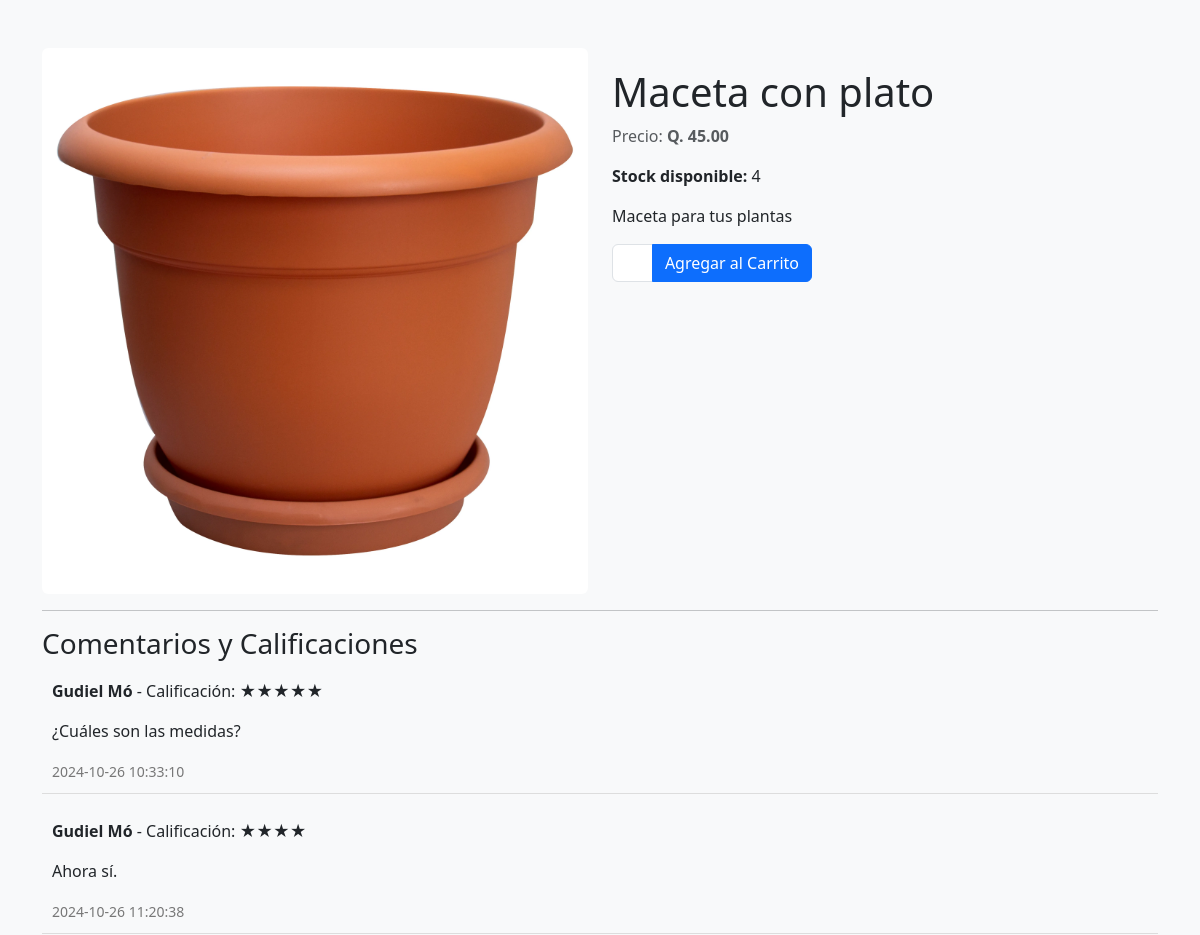
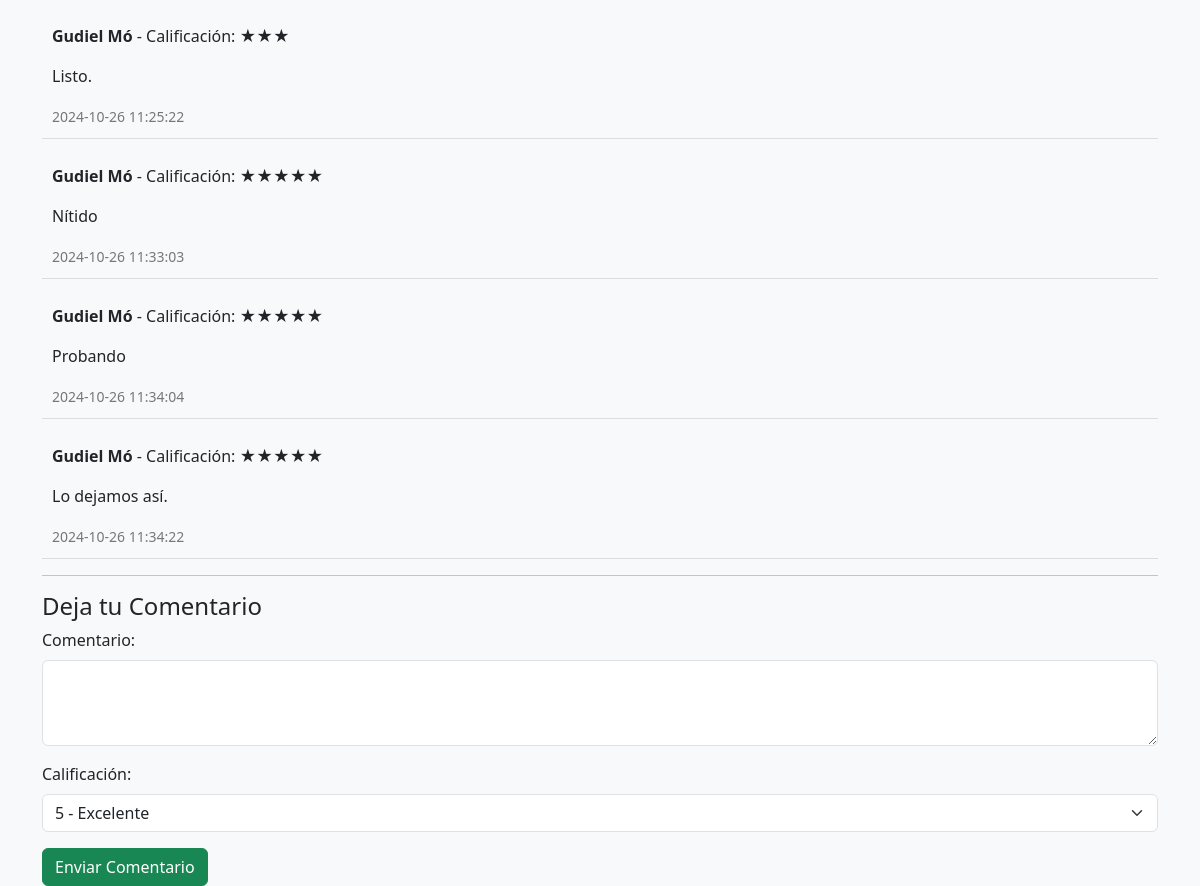
Screenshot of /public/client/detalle_producto.php?slug=maceta-con-plato with the database file from the repository (2 pictures, top to bottom).
### tables this page shows
CREATE TABLE `producto` (
  `id_producto` int(11) NOT NULL AUTO_INCREMENT,
  `id_negocio` int(11) DEFAULT NULL,
  `id_categoria` int(11) DEFAULT NULL,
  `nombre_producto` varchar(255) NOT NULL,
  `descripcion` text DEFAULT NULL,
  `costo` decimal(10,0) NOT NULL,
  `precio` decimal(10,2) NOT NULL,
  `stock` int(11) NOT NULL,
  `imagen` varchar(255) DEFAULT NULL,
  `estado` varchar(50) NOT NULL,
  `fecha_actualizacion` timestamp NOT NULL DEFAULT current_timestamp() ON UPDATE current_timestamp(),
  `id_emprendedor` int(11) NOT NULL,
  `tiene_promocion` tinyint(1) DEFAULT 0,
  `precio_promocional` decimal(10,2) DEFAULT NULL,
  `slug` varchar(255) NOT NULL,
  `imagen_alt` varchar(255) DEFAULT NULL,
  `meta_title` varchar(255) DEFAULT NULL,
  `meta_description` text DEFAULT NULL,
  PRIMARY KEY (`id_producto`),
  KEY `id_negocio` (`id_negocio`),
  KEY `id_categoria` (`id_categoria`),
  KEY `fk_producto_emprendedor` (`id_emprendedor`),
  CONSTRAINT `fk_producto_emprendedor` FOREIGN KEY (`id_emprendedor`) REFERENCES `emprendedor` (`id_emprendedor`) ON DELETE CASCADE ON UPDATE CASCADE,
  CONSTRAINT `producto_ibfk_1` FOREIGN KEY (`id_negocio`) REFERENCES `negocio` (`id_negocio`),
  CONSTRAINT `producto_ibfk_2` FOREIGN KEY (`id_categoria`) REFERENCES `categoria` (`id_categoria`)
);

CREATE TABLE `comentario` (
  `id_comentario` int(11) NOT NULL AUTO_INCREMENT,
  `id_producto` int(11) NOT NULL,
  `id_cliente` int(11) NOT NULL,
  `comentario` text NOT NULL,
  `calificacion` int(11) NOT NULL,
  `fecha_comentario` datetime DEFAULT current_timestamp(),
  `respuesta` text DEFAULT NULL,
  PRIMARY KEY (`id_comentario`),
  KEY `id_producto` (`id_producto`),
  KEY `id_cliente` (`id_cliente`),
  CONSTRAINT `comentario_ibfk_1` FOREIGN KEY (`id_producto`) REFERENCES `producto` (`id_producto`) ON DELETE CASCADE,
  CONSTRAINT `comentario_ibfk_2` FOREIGN KEY (`id_cliente`) REFERENCES `cliente` (`id_cliente`) ON DELETE CASCADE
);

CREATE TABLE `cliente` (
  `id_cliente` int(11) NOT NULL AUTO_INCREMENT,
  `NIT` varchar(20) DEFAULT NULL,
  `nombre1` varchar(255) NOT NULL,
  `nombre2` varchar(255) DEFAULT NULL,
  `nombre3` varchar(255) DEFAULT NULL,
  `apellido1` varchar(255) NOT NULL,
  `apellido2` varchar(255) DEFAULT NULL,
  `correo` varchar(255) NOT NULL,
  `contrasena` varchar(255) NOT NULL,
  `telefono1` varchar(20) DEFAULT NULL,
  `telefono2` varchar(20) DEFAULT NULL,
  `id_direccion` int(11) DEFAULT NULL,
  `id_estado_usuario` int(11) DEFAULT NULL,
  `token_activacion` varchar(255) DEFAULT NULL,
  `token_recuperacion` varchar(255) DEFAULT NULL,
  `fecha_creacion` timestamp NOT NULL DEFAULT current_timestamp(),
  `fecha_token` datetime DEFAULT NULL,
  PRIMARY KEY (`id_cliente`),
  KEY `id_direccion` (`id_direccion`),
  KEY `id_estado_usuario` (`id_estado_usuario`),
  CONSTRAINT `cliente_ibfk_1` FOREIGN KEY (`id_direccion`) REFERENCES `direccion` (`id_direccion`),
  CONSTRAINT `cliente_ibfk_2` FOREIGN KEY (`id_estado_usuario`) REFERENCES `estado_usuario` (`id_estado_usuario`)
);

### public/client/detalle_producto.php (the view, shortened to what this page needs)
<?php
$database = new Database();
$db = $database->getConnection();
$producto = null;
if (isset($_GET['slug'])) {
    $slug = $_GET['slug'];
    $query = "SELECT * FROM producto WHERE slug = :slug";
    $stmt = $db->prepare($query);
    $stmt->bindParam(':slug', $slug, PDO::PARAM_STR);
    $stmt->execute();
    $producto = $stmt->fetch(PDO::FETCH_ASSOC);
}
?>
<!DOCTYPE html>
<html lang="es">
<head>
    <link href="https://cdn.jsdelivr.net/npm/bootstrap@5.3.0/dist/css/bootstrap.min.css" rel="stylesheet">
</head>
<body class="bg-light">
    <div class="container mt-5">
        <?php if ($producto): ?>
            <div class="row">
                <div class="col-md-6">
                    <img src="../../uploads/productos/<?php echo htmlspecialchars($producto['imagen']); ?>"
                        alt="<?php echo htmlspecialchars($producto['nombre_producto']); ?>"
                        class="img-fluid rounded">
                </div>
                <div class="col-md-6 product-details">
                    <h1><?php echo htmlspecialchars($producto['nombre_producto']); ?></h1>
                    <p class="text-muted">
                        Precio: <strong>Q. <?php echo number_format($producto['precio'], 2); ?></strong>
                    </p>
                    <p><strong>Stock disponible:</strong> <?php echo htmlspecialchars($producto['stock']); ?></p>
                    <p><?php echo nl2br(htmlspecialchars($producto['descripcion'])); ?></p>
                    <form class="agregar-carrito-form" action="agregar_al_carrito.php" method="POST">
                        <div class="input-group mb-3" style="max-width: 200px;">
                            <input type="number" name="cantidad" class="form-control" value="1" min="1"
                                max="<?php echo htmlspecialchars($producto['stock']); ?>">
                            <button type="submit" class="btn btn-primary">
                                <i class="fas fa-cart-plus"></i> Agregar al Carrito
                            </button>
                        </div>
                    </form>
                </div>
            </div>
            <hr>
            <h3>Comentarios y Calificaciones</h3>
            <div id="comentarios">
                <?php
                $queryComentarios = "
                    SELECT c.*, cl.nombre1, cl.apellido1
                    FROM comentario c
                    JOIN cliente cl ON c.id_cliente = cl.id_cliente
                    WHERE c.id_producto = :id_producto
                ";
                $stmtComentarios = $db->prepare($queryComentarios);
                $stmtComentarios->bindParam(':id_producto', $producto['id_producto'], PDO::PARAM_INT);
                $stmtComentarios->execute();
                $comentarios = $stmtComentarios->fetchAll(PDO::FETCH_ASSOC);
                if ($comentarios):
                    foreach ($comentarios as $comentario): ?>
                        <div class="comentario">
                            <p>
                                <strong>
                                    <?php echo htmlspecialchars($comentario['nombre1']) . ' ' . htmlspecialchars($comentario['apellido1']); ?>
                                </strong>
                                - Calificación: <?php echo str_repeat('★', $comentario['calificacion']); ?>
                            </p>
                            <p><?php echo nl2br(htmlspecialchars($comentario['comentario'])); ?></p>
                            <small><?php echo htmlspecialchars($comentario['fecha_comentario']); ?></small>
                        </div>
                    <?php endforeach;
                else: ?>
                    <p>No hay comentarios aún.</p>
                <?php endif; ?>
            </div>
            <hr>
            <h4>Deja tu Comentario</h4>
            <form id="form-comentario" method="POST" action="guardar_comentario.php">
                <div class="mb-3">
                    <label for="comentario" class="form-label">Comentario:</label>
                    <textarea class="form-control" name="comentario" id="comentario" rows="3" required></textarea>
                </div>
                <div class="mb-3">
                    <label for="calificacion" class="form-label">Calificación:</label>
                    <select class="form-select" name="calificacion" id="calificacion" required>
                        <option value="5">5 - Excelente</option>
                    </select>
                </div>
                <button type="submit" class="btn btn-success">
                    <i class="fas fa-paper-plane"></i> Enviar Comentario
                </button>
            </form>
        <?php endif; ?>
    </div>
</body>
</html>

### public/client/detalle_producto.php (style rules this page uses)
.img-fluid { max-width: 100%; height: auto; border-radius: 8px; }
.product-details { margin-top: 20px; }
.comentario { margin-bottom: 15px; padding: 10px; border-bottom: 1px solid #ddd; }
.comentario small { color: #777; }

### rows the page displays
producto: imagen (picture), nombre_producto "Maceta con plato", precio "45.00", stock "4", descripcion "Maceta para tus plantas"
comentario: id_cliente.nombre1 "Gudiel", id_cliente.apellido1 "Mó", calificacion "★★★★★", comentario "¿Cuáles son las medidas?", fecha_comentario "2024-10-26 10:33:10"
comentario: id_cliente.nombre1 "Gudiel", id_cliente.apellido1 "Mó", calificacion "★★★★", comentario "Ahora sí.", fecha_comentario "2024-10-26 11:20:38"
comentario: id_cliente.nombre1 "Gudiel", id_cliente.apellido1 "Mó", calificacion "★★★", comentario "Listo.", fecha_comentario "2024-10-26 11:25:22"
comentario: id_cliente.nombre1 "Gudiel", id_cliente.apellido1 "Mó", calificacion "★★★★★", comentario "Nítido", fecha_comentario "2024-10-26 11:33:03"
comentario: id_cliente.nombre1 "Gudiel", id_cliente.apellido1 "Mó", calificacion "★★★★★", comentario "Probando", fecha_comentario "2024-10-26 11:34:04"
comentario: id_cliente.nombre1 "Gudiel", id_cliente.apellido1 "Mó", calificacion "★★★★★", comentario "Lo dejamos así.", fecha_comentario "2024-10-26 11:34:22"
